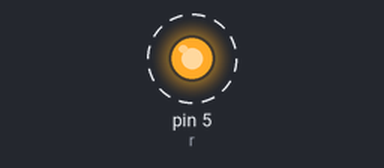
A sketch run on a simulated Arduino Uno, built with avr-gcc and run on an emulated ATmega328P. Parts: output pins drawn as LEDs (lit = HIGH). Dashed ring = blinking.

Above: at 0.1 s.
Timing chart, 0 to 3.0 s (numbered marks = the images above):
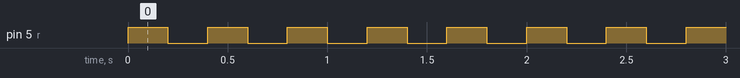

Measured:
- by itself, pin 5 (r): alternates HIGH for 0.20 s and LOW for 0.20 s

The sketch:

User_Program1_2___Episode2.ino
```cpp
/*Software 1073 Arduino BoeBots
User Program
Method stubs are pre-made. add your own code to complete the challenge!

Program Task: Blink an LED on pin 5
Feel free to view the example program within the same folder if you need help!
*/
int r = 5;
int time = 200;

void setup(){
  pinMode(r, OUTPUT);
}

void loop(){
  digitalWrite(r, HIGH);
  delay(time);
  digitalWrite(r, LOW);
  delay(time);
}
```
